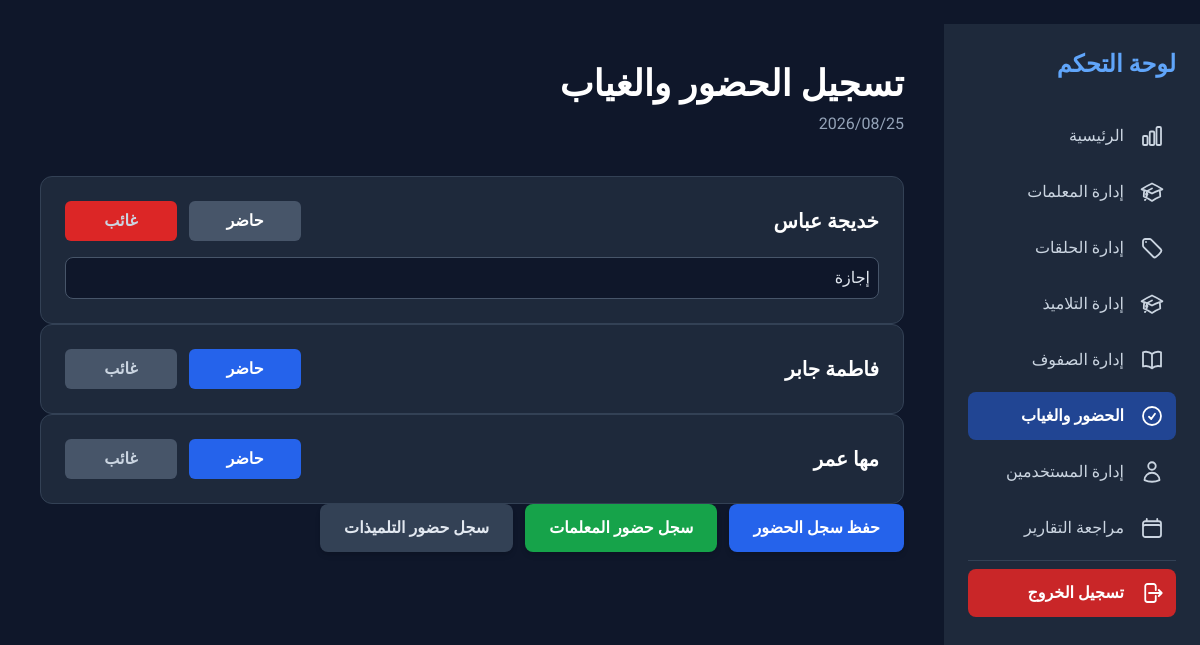
The page /attendance/teachers/ (signed in) on the database its author committed.
### attendances/models.py (models this page shows, shortened)
class TeachAttendance(models.Model):
    teacher=models.ForeignKey(Teacher,on_delete=models.CASCADE)
    day=models.DateField(default=date.today)
    status=models.BooleanField(default=True)
    notes=models.TextField(blank=True,null=True)
    class Meta:
        constraints=[
            models.UniqueConstraint(fields=['teacher','day'],name='unique_teacher_day_attendance')
        ]

### teachers/models.py (models this page shows)
class Teacher(models.Model):
    name=models.CharField(max_length=100,blank=False,null=False)
    tel=models.CharField(max_length=10,blank=True,null=True)
    email=models.EmailField()
    address=models.CharField(max_length=100,blank=True,null=True)
    user_name=models.OneToOneField(User,on_delete=models.SET_NULL,blank=True,null=True)
    def __str__(self):
        return self.name

### attendances/views.py (the view, shortened to what this page needs)
# urls.py: path('teachers/',superuser_required(TeacherAttList.as_view()),name='teacher_attendance'),
class TeacherAttList(ListView):
    template_name='attendances/teacher_attendance.html'
    model=TeachAttendance
    context_object_name='teacher_att'
    def get_queryset(self):
        today=date.today()
        queryset=super().get_queryset().select_related('teacher')
        teachers=Teacher.objects.all()
        queryset=queryset.filter(day=today)
        for teacher in teachers:
            if not TeachAttendance.objects.filter(teacher=teacher,day=today).exists():
                TeachAttendance.objects.create(teacher=teacher)
        return queryset.order_by('teacher__name')
    def get_context_data(self, **kwargs):
        context=super().get_context_data(**kwargs)
        context['today_date']=date.today()
        return context

### templates/attendances/teacher_attendance.html (shortened to what this page needs)
﻿{% extends 'administration/s_base.html'%}
{% load static %}
{% block content %}
            <main class="p-6 md:p-10">
                <header class="flex flex-col sm:flex-row sm:justify-between sm:items-center mb-10">
                    <div>
                        <h1 class="text-3xl md:text-4xl font-black text-white">تسجيل الحضور والغياب</h1>
                        <p class="text-slate-400 mt-2">{{ today_date|date:"Y/m/d" }}</p>
                    </div>
                </header>
                <div class="space-y-4">
                    <form method='post'>
                        {% for teacher_at in teacher_att %}
                        <div class="bg-slate-800 rounded-xl border border-slate-700 p-4 sm:p-6 teacher-card">
                            <div class="flex flex-col sm:flex-row justify-between items-center">
                                <span class="text-xl font-semibold text-white mb-4 sm:mb-0">{{ teacher_at.teacher }}</span>
                                <div class="flex items-center gap-3">
                                    <button type='button' class="status-btn present-btn px-6 py-2 rounded-md {% if teacher_at.status == True %}bg-blue-600{% else %}bg-slate-600{% endif %} text-white font-bold w-28 text-center">حاضر</button>
                                    <button type='button' class="status-btn absent-btn px-6 py-2 rounded-md {% if teacher_at.status == False %}bg-red-600{% else %}bg-slate-600{% endif %}  text-slate-300 font-bold w-28 text-center transition-colors">غائب</button>
                                </div>
                            </div>
                            <div class="reason-container {% if teacher_at.status == True %}hidden{% endif %} mt-4">
                                <input type="text" name="notes_{{ teacher_at.teacher.id }}" class="w-full p-2 bg-slate-900 border border-slate-600 rounded-lg text-slate-200 focus:ring-2 focus:ring-blue-500" placeholder="اكتب ملاحظة (مثال: بعذر)..." value="{{ teacher_at.notes }}">
                            </div>
                        </div>
                        {% endfor %}
                        <div class="flex flex-col sm:flex-row gap-3">
                            <button type='submit' class="w-full sm:w-auto mt-4 sm:mt-0 bg-blue-600 text-white px-6 py-3 rounded-lg font-bold hover:bg-blue-700 transition duration-300 shadow-md">
                            حفظ سجل الحضور
                            </button>
                            <a href="{% url 'attendances:attendance_record' %}" class="w-full sm:w-auto mt-4 sm:mt-0 bg-green-600 text-white px-6 py-3 rounded-lg font-bold hover:bg-green-700 transition duration-300 shadow-md">
                            سجل حضور المعلمات
                            </a>
                            <a href="{% url 'attendances:student_records' %}" class="w-full sm:w-auto mt-4 sm:mt-0 bg-slate-700 text-slate-200 px-6 py-3 rounded-lg font-bold hover:bg-slate-600 transition duration-300 shadow-md">
                            سجل حضور التلميذات
                            </a>
                        </div>
                    </form>
                </div>
            </main>
{% endblock %}

### rows shown on the page
TeachAttendance: teacher "خديجة عباس", notes "إجازة"
TeachAttendance: teacher "فاطمة جابر"
TeachAttendance: teacher "مها عمر"

### other values the page prints
{{ label }} "الرئيسية إدارة المعلمات إدارة الحلقات إدارة التلاميذ إدارة الصفوف الحضور والغياب إدارة المستخدمين مراجعة التقارير تسجيل الخروج"
{{ today_date|date:"Y/m/d" }} "2026/08/25"
